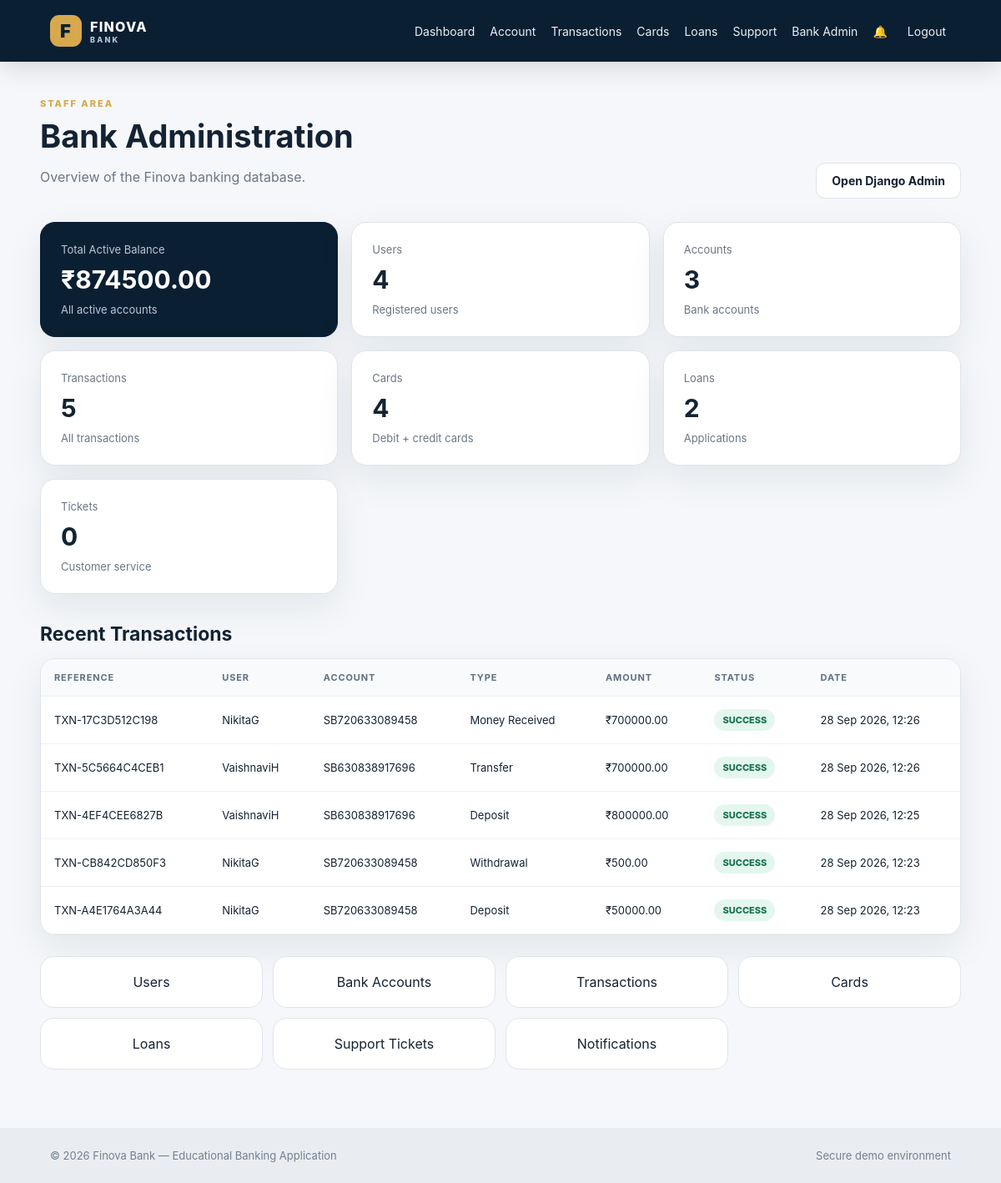
The page /bank-admin/ (signed in) on the database its author committed.
### banking/models.py (models this page shows, shortened)
class Transaction(models.Model):
    TRANSACTION_TYPES = [
        ("DEPOSIT", "Deposit"),
        ("WITHDRAW", "Withdrawal"),
        ("TRANSFER", "Transfer"),
        ("RECEIVE", "Money Received"),
        ("CARD", "Card Payment"),
        ("LOAN", "Loan"),
    ]
    STATUS_CHOICES = [
        ("SUCCESS", "Success"),
        ("FAILED", "Failed"),
        ("PENDING", "Pending"),
    ]
    user = models.ForeignKey(
        User, on_delete=models.CASCADE, related_name="transactions"
    )
    account = models.ForeignKey(
        BankAccount, on_delete=models.CASCADE, related_name="transactions"
    )
    card = models.ForeignKey(
        "Card", on_delete=models.SET_NULL, null=True, blank=True,
        related_name="transactions"
    )
    transaction_type = models.CharField(max_length=20, choices=TRANSACTION_TYPES)
    amount = models.DecimalField(
        max_digits=15,
        decimal_places=2,
        validators=[MinValueValidator(Decimal("0.01"))],
    )
    reference = models.CharField(
        max_length=30, unique=True, default=generate_reference
    )
    description = models.CharField(max_length=255, blank=True)
    balance_after = models.DecimalField(max_digits=15, decimal_places=2)
    status = models.CharField(
        max_length=20, choices=STATUS_CHOICES, default="SUCCESS"
    )
    created_at = models.DateTimeField(auto_now_add=True)
    class Meta:
        ordering = ["-created_at"]
        indexes = [
            models.Index(fields=["account", "-created_at"]),
            models.Index(fields=["user", "-created_at"]),
        ]

class BankAccount(models.Model):
    ACCOUNT_TYPES = [
        ("SAVINGS", "Savings Account"),
        ("CURRENT", "Current Account"),
    ]
    STATUS_CHOICES = [
        ("ACTIVE", "Active"),
        ("BLOCKED", "Blocked"),
        ("CLOSED", "Closed"),
    ]
    user = models.OneToOneField(
        User, on_delete=models.CASCADE, related_name="account"
    )
    account_number = models.CharField(
        max_length=20, unique=True, default=generate_account_number
    )
    account_type = models.CharField(
        max_length=20, choices=ACCOUNT_TYPES, default="SAVINGS"
    )
    balance = models.DecimalField(
        max_digits=15, decimal_places=2, default=Decimal("0.00")
    )
    minimum_balance = models.DecimalField(
        max_digits=15, decimal_places=2, default=Decimal("1000.00")
    )
    status = models.CharField(
        max_length=20, choices=STATUS_CHOICES, default="ACTIVE"
    )
    created_at = models.DateTimeField(auto_now_add=True)
    updated_at = models.DateTimeField(auto_now=True)
    class Meta:
        ordering = ["-created_at"]

### banking/views.py (the view)
# urls.py: path("bank-admin/", views.bank_admin_dashboard, name="bank_admin_dashboard"),
@staff_member_required
def bank_admin_dashboard(request):
    users_count = User.objects.count()
    accounts_count = BankAccount.objects.count()
    cards_count = Card.objects.count()
    transactions_count = Transaction.objects.count()
    loans_count = Loan.objects.count()
    tickets_count = SupportTicket.objects.count()
    total_balance = (
        BankAccount.objects.filter(status="ACTIVE")
        .aggregate(total=Sum("balance"))["total"]
        or Decimal("0.00")
    )
    recent_transactions = Transaction.objects.select_related(
        "user", "account"
    )[:10]
    return render(
        request,
        "bank_admin/dashboard.html",
        {
            "users_count": users_count,
            "accounts_count": accounts_count,
            "cards_count": cards_count,
            "transactions_count": transactions_count,
            "loans_count": loans_count,
            "tickets_count": tickets_count,
            "total_balance": total_balance,
            "recent_transactions": recent_transactions,
        },
    )

### templates/bank_admin/dashboard.html (shortened to what this page needs)
{% extends "base.html" %}
{% block content %}
<div class="page-head">
    <div><span class="eyebrow">STAFF AREA</span><h1>Bank Administration</h1><p class="muted">Overview of the Finova banking database.</p></div>
    <a class="btn secondary" href="/admin/">Open Django Admin</a>
</div>
<div class="stats">
    <div class="stat-card dark"><span>Total Active Balance</span><strong>₹{{ total_balance|floatformat:2 }}</strong><small>All active accounts</small></div>
    <div class="stat-card"><span>Users</span><strong>{{ users_count }}</strong><small>Registered users</small></div>
    <div class="stat-card"><span>Accounts</span><strong>{{ accounts_count }}</strong><small>Bank accounts</small></div>
    <div class="stat-card"><span>Transactions</span><strong>{{ transactions_count }}</strong><small>All transactions</small></div>
    <div class="stat-card"><span>Cards</span><strong>{{ cards_count }}</strong><small>Debit + credit cards</small></div>
    <div class="stat-card"><span>Loans</span><strong>{{ loans_count }}</strong><small>Applications</small></div>
    <div class="stat-card"><span>Tickets</span><strong>{{ tickets_count }}</strong><small>Customer service</small></div>
</div>
<div class="section-head"><h2>Recent Transactions</h2></div>
<div class="table-wrap">
<table>
<thead><tr><th>Reference</th><th>User</th><th>Account</th><th>Type</th><th>Amount</th><th>Status</th><th>Date</th></tr></thead>
<tbody>
{% for t in recent_transactions %}
<tr>
<td>{{ t.reference }}</td>
<td>{{ t.user.username }}</td>
<td>{{ t.account.account_number }}</td>
<td>{{ t.get_transaction_type_display }}</td>
<td>₹{{ t.amount|floatformat:2 }}</td>
<td><span class="badge success">{{ t.status }}</span></td>
<td>{{ t.created_at|date:"d M Y, H:i" }}</td>
</tr>
{% empty %}<tr><td colspan="7" class="center">No transactions.</td></tr>{% endfor %}
</tbody>
</table>
</div>
<div class="admin-links">
    <a class="action" href="/admin/auth/user/">Users</a>
    <a class="action" href="/admin/banking/bankaccount/">Bank Accounts</a>
    <a class="action" href="/admin/banking/transaction/">Transactions</a>
    <a class="action" href="/admin/banking/card/">Cards</a>
    <a class="action" href="/admin/banking/loan/">Loans</a>
    <a class="action" href="/admin/banking/supportticket/">Support Tickets</a>
    <a class="action" href="/admin/banking/notification/">Notifications</a>
</div>
{% endblock %}

### static/css/style.css (style rules this page uses)
:root { --navy:#0b1f33; --navy2:#12395a; --gold:#d7a84d; --cream:#f5f7fa; --white:#fff; --text:#142333; --muted:#6b7785; --border:#dfe5eb; --green:#178a55; --red:#c73b45; --shadow:0 16px 45px rgba(17,36,55,.08); }
* { box-sizing:border-box }
body { margin:0;background:var(--cream);color:var(--text);font-family:Inter,Segoe UI,Arial,sans-serif }
a { text-decoration:none;color:inherit }
.mini-label,.eyebrow { font-size:11px;font-weight:800;letter-spacing:.18em;color:var(--gold) }
.btn { display:inline-flex;justify-content:center;align-items:center;border:0;border-radius:11px;padding:12px 18px;font-weight:750;cursor:pointer;font-size:14px }
.btn.secondary { background:#fff;border:1px solid var(--border);color:var(--text) }
.page-head { display:flex;align-items:flex-end;justify-content:space-between;gap:20px;margin-bottom:28px }
.page-head h1 { font-size:38px;margin:8px 0 }
.muted { color:var(--muted) }
.stats { display:grid;grid-template-columns:repeat(3,1fr);gap:16px;margin-bottom:28px }
.stat-card { background:#fff;border:1px solid var(--border);border-radius:18px;padding:24px;box-shadow:var(--shadow) }
.stat-card.dark { background:var(--navy);color:#fff;border-color:var(--navy) }
.stat-card span,.stat-card small { display:block;color:var(--muted);font-size:13px }
.stat-card.dark span,.stat-card.dark small { color:#b8c8d7 }
.stat-card strong { display:block;font-size:30px;margin:10px 0 }
.section-head { display:flex;justify-content:space-between;align-items:center;margin:34px 0 15px }
.section-head h2 { margin:0;font-size:23px }
.action { background:#fff;border:1px solid var(--border);padding:20px;border-radius:16px;display:flex;flex-direction:column;gap:7px;transition:.2s }
.table-wrap { background:#fff;border:1px solid var(--border);border-radius:18px;overflow:auto;box-shadow:var(--shadow) }
table { width:100%;border-collapse:collapse;min-width:750px }
th,td { text-align:left;padding:15px 16px;border-bottom:1px solid #edf0f3;font-size:13px }
th { background:#f8fafc;color:#617080;font-size:11px;letter-spacing:.08em;text-transform:uppercase }
.badge,.pill,.status { display:inline-flex;align-items:center;border-radius:999px;padding:6px 10px;background:#eef2f6;font-size:11px;font-weight:800 }
.badge.success,.status { background:#e4f7ee;color:#16734b }
.admin-links { display:grid;grid-template-columns:repeat(4,1fr);gap:12px;margin-top:25px }
.admin-links .action { text-align:center }

### rows shown on the page
Transaction: reference "TXN-17C3D512C198", user.username "NikitaG", account.account_number "SB720633089458", transaction_type "Money Received", amount "700000.00", status "SUCCESS", created_at "28 Sep 2026, 12:26"
Transaction: reference "TXN-5C5664C4CEB1", user.username "VaishnaviH", account.account_number "SB630838917696", transaction_type "Transfer", amount "700000.00", status "SUCCESS", created_at "28 Sep 2026, 12:26"
Transaction: reference "TXN-4EF4CEE6827B", user.username "VaishnaviH", account.account_number "SB630838917696", transaction_type "Deposit", amount "800000.00", status "SUCCESS", created_at "28 Sep 2026, 12:25"
Transaction: reference "TXN-CB842CD850F3", user.username "NikitaG", account.account_number "SB720633089458", transaction_type "Withdrawal", amount "500.00", status "SUCCESS", created_at "28 Sep 2026, 12:23"
Transaction: reference "TXN-A4E1764A3A44", user.username "NikitaG", account.account_number "SB720633089458", transaction_type "Deposit", amount "50000.00", status "SUCCESS", created_at "28 Sep 2026, 12:23"

### other values the page prints
{{ total_balance|floatformat:2 }} "874500.00"
{{ users_count }} "4"
{{ accounts_count }} "3"
{{ transactions_count }} "5"
{{ cards_count }} "4"
{{ loans_count }} "2"
{{ tickets_count }} "0"
